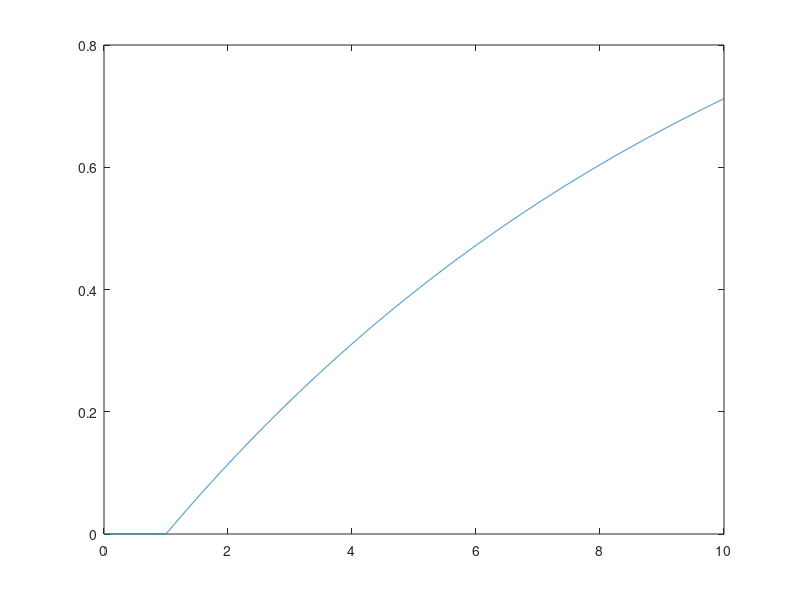

MATLAB code for this plot:
%Variaveis
dt = 0.001;
k = 1.2;
tau = 0.1;
tmax = 10.0;
%Definindo k1 e k2
k1 = (k*dt/2*tau)/(1+(dt/2*tau));
k2 = (1-dt/2*tau)/(1+(dt/2*tau));
% inicializa as variaveis
u(1) = 0;%Vetor de dados de entrada
y(1) = 0;%Vetor de dados de saída
tempo(1) = 0;
contador = 1;
%loop
for i = 0.001:dt:tmax
  if i < 1.0
    u(contador) = 0;
    y(contador) = 0;
  endif
  if i >= 1.0;
    u(contador) = 1;
    y(contador) = k1*u(contador) +k1*u(contador-1) + k2*y(contador-1);
  endif
  tempo(contador) = dt*contador;
  contador = contador + 1;
end
plot(tempo,y)
